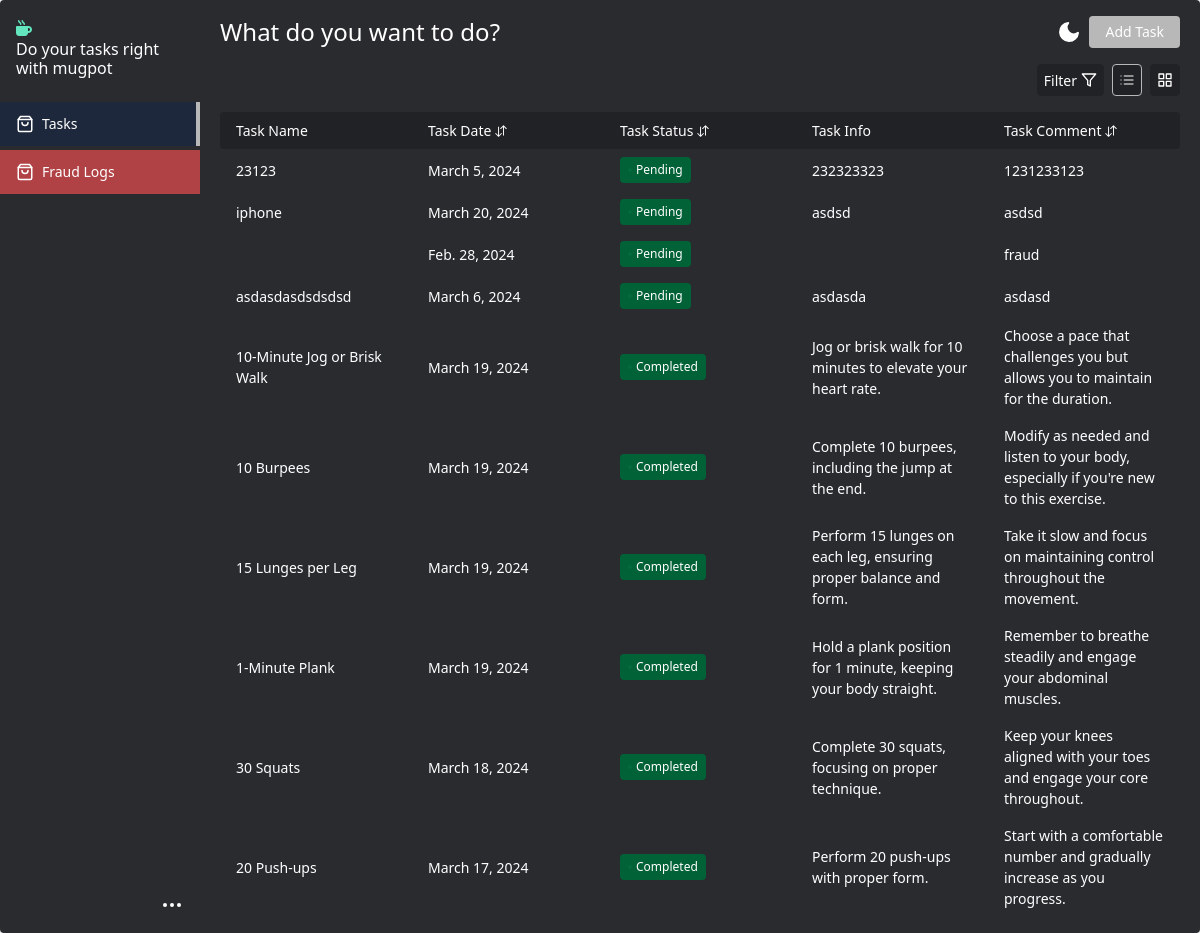
Before: / with the older database file.
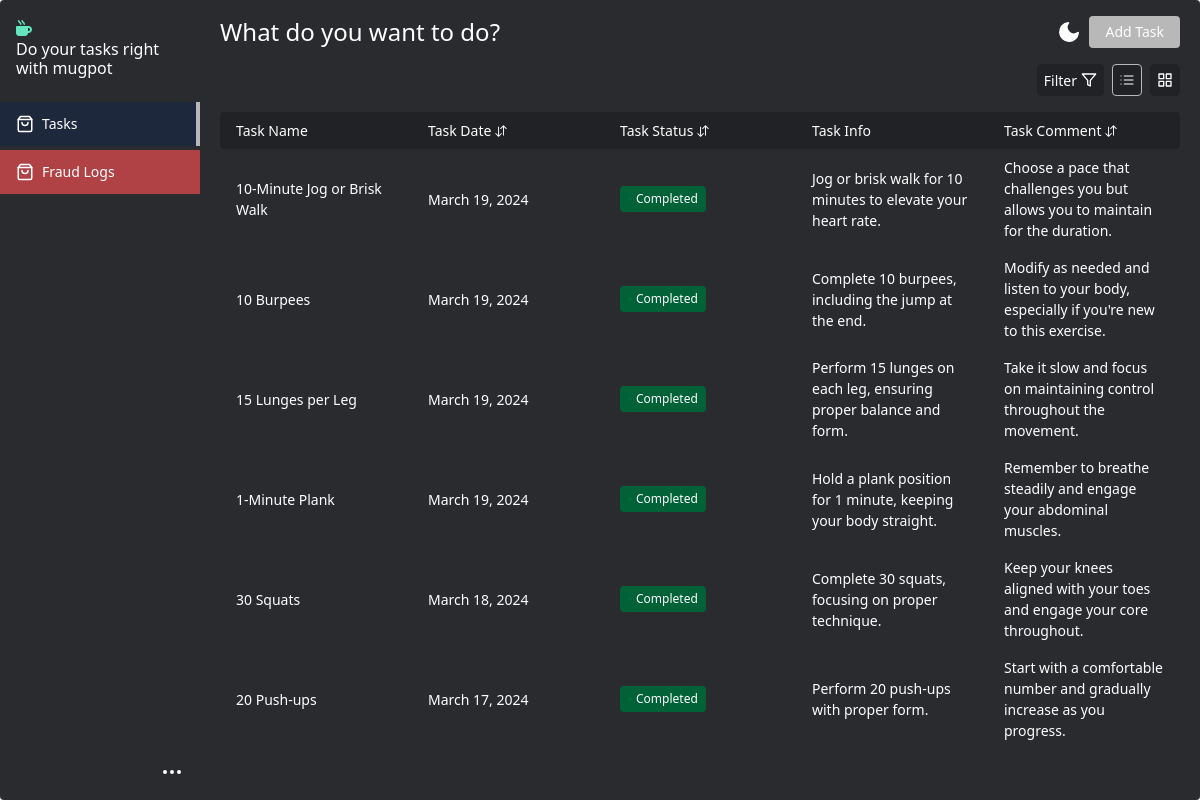
After: the same page with the newer database file.
### app/models.py (models this page shows, shortened)
class Task(models.Model):
    TASK_STATUS_CHOICES = [
        ('Pending', 'Pending'),
        ('Completed', 'Completed'),
        ('In Progress', 'In Progress'),
    ]
    task_name = models.CharField(max_length=100)
    task_date = models.DateField()
    task_status = models.CharField(max_length=20, choices=TASK_STATUS_CHOICES, default='Pending')
    task_info = models.TextField()
    task_comment = models.TextField(blank=True, null=True)
    order = models.IntegerField(default=0)  # New field to store the order

### app/views.py (the view)
# urls.py: path("", views.index, name="app-index")
def index(request):
    if request.method == 'POST':
        task_data = {
            'task_name': request.POST['task_name'],
            'task_date': request.POST['task_date'],
            'task_status': request.POST['task_status'],
            'task_info': request.POST['task_info'],
            'task_comment': request.POST.get('task_comment', '')  # Use get() to avoid KeyError if task_comment is not in the form
        }
        if detect_fraud(task_data):
            log_fraud("Fraudulent activity detected in form submission.")
            return HttpResponse("Fraudulent activity detected and logged.")
        else:
            task = Task(**task_data)
            task.save()  # Save the task object to the database
            return redirect('app-index')  # Redirect to the task change page in Django admin
    else:
        tasks = Task.objects.all()
        user = request.user
        return render(request, 'index.html', {'tasks': tasks, 'user': user})

### core/templates/index.html (shortened to what this page needs)
{% load static %}
<!DOCTYPE html>
<html lang="en">
<head>
    <link rel="stylesheet" type="text/css" href="{% static 'style.css' %}">
    <link href="https://cdn.jsdelivr.net/npm/bootstrap@5.3.3/dist/css/bootstrap.min.css" rel="stylesheet">
<link href="https://cdn.jsdelivr.net/npm/simple-datatables@latest/dist/style.css" rel="stylesheet" type="text/css">
</head>
<body>
    <div class="app-container">
        <div class="sidebar">
          <div class="sidebar-header">
            <div class="app-icon">
                <i class="fa-solid fa-mug-hot" style="color: #63E6BE;"></i>
                <h6>Do your tasks right with mugpot</h6>
            </div>
          </div>
          <ul class="sidebar-list">
            <li class="sidebar-list-item active">
              <a href="#">
                <span>Tasks</span>
              </a>
            </li>
            <li class="sidebar-list-item danger-tag">
              <a href="#">
                <span>Fraud Logs</span>
              </a>
            </li>
          </ul>
          <div class="account-info">
            <button class="account-info-more">
              <svg xmlns="http://www.w3.org/2000/svg" width="24" height="24" viewBox="0 0 24 24" fill="none" stroke="currentColor" stroke-width="2" stroke-linecap="round" stroke-linejoin="round" class="feather feather-more-horizontal"><circle cx="12" cy="12" r="1"/><circle cx="19" cy="12" r="1"/><circle cx="5" cy="12" r="1"/></svg>
            </button>
          </div>
        </div>
        <div class="app-content">
          <div class="app-content-header">
            <h1 class="app-content-headerText">What do you want to do?</h1>
            <button class="mode-switch" title="Switch Theme">
              <svg class="moon" fill="none" stroke="currentColor" stroke-linecap="round" stroke-linejoin="round" stroke-width="2" width="24" height="24" viewBox="0 0 24 24">
                <defs></defs>
                <path d="M21 12.79A9 9 0 1111.21 3 7 7 0 0021 12.79z"></path>
              </svg>
            </button>
            <button class="app-content-headerButton" data-bs-toggle="modal" data-bs-target="#staticBackdrop">Add Task</button>
          </div>
          <div class="app-content-actions">
            <div class="app-content-actions-wrapper">
              <div class="filter-button-wrapper">
                <button class="action-button filter jsFilter"><span>Filter</span><svg xmlns="http://www.w3.org/2000/svg" width="16" height="16" viewBox="0 0 24 24" fill="none" stroke="currentColor" stroke-width="2" stroke-linecap="round" stroke-linejoin="round" class="feather feather-filter"><polygon points="22 3 2 3 10 12.46 10 19 14 21 14 12.46 22 3"/></svg></button>
              </div>
              <button class="action-button list active" title="List View">
              </button>
              <button class="action-button grid" title="Grid View" disabled>
              </button>
            </div>
          </div>
          <div class="products-area-wrapper tableView">
            <div class="products-header">
              <div class="product-cell image">
                Task Name
              </div>
              <div class="product-cell category">Task Date<button class="sort-button">
                </button></div>
              <div class="product-cell status-cell">Task Status<button class="sort-button">
                </button></div>
              <div class="product-cell sales">Task Info
              </div>
              <div class="product-cell stock">Task Comment<button class="sort-button">
                </button></div>
            </div>
            <div class="products-container"  id="products-container">
              {% for task in tasks reversed %}
              <div class="products-row" draggable="true" data-task-id="{{ task.id }}">
                  <div class="product-cell image">
                      <span>{{ task.task_name }}</span>
                  </div>
                  <div class="product-cell category">{{ task.task_date }}</div>
                  <div class="product-cell status-cell">
                      <span class="status active">{{ task.task_status }}</span>
                  </div>
                  <div class="product-cell sales">{{ task.task_info }}</div>
                  {% if task.task_comment %}
                  <div class="product-cell stock">{{ task.task_comment }}</div>
                  {% endif %}
              </div>
              {% endfor %}
          </div>
          </div>
          </div>
        </div>
</body>
</html>

Changed rows visible on the page:
removed Task: task_name "23123", task_date "March 5, 2024", task_status "Pending", task_info "232323323", task_comment "1231233123"
removed Task: task_name "iphone", task_date "March 20, 2024", task_status "Pending", task_info "asdsd", task_comment "asdsd"
removed Task: task_date "Feb. 28, 2024", task_status "Pending", task_comment "fraud"
removed Task: task_name "asdasdasdsdsdsd", task_date "March 6, 2024", task_status "Pending", task_info "asdasda", task_comment "asdasd"
